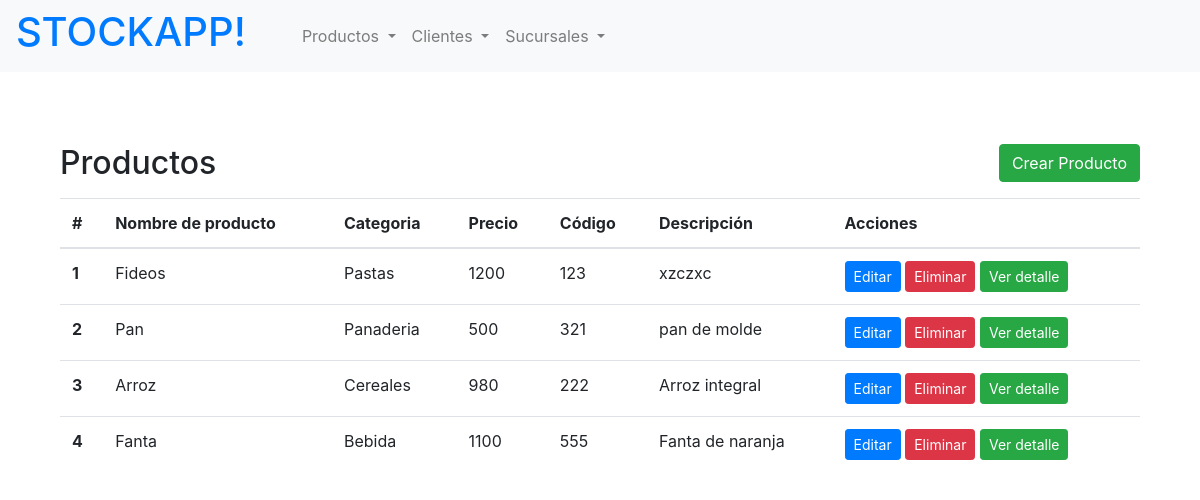
Before: /stocks/list/ with the older database file.
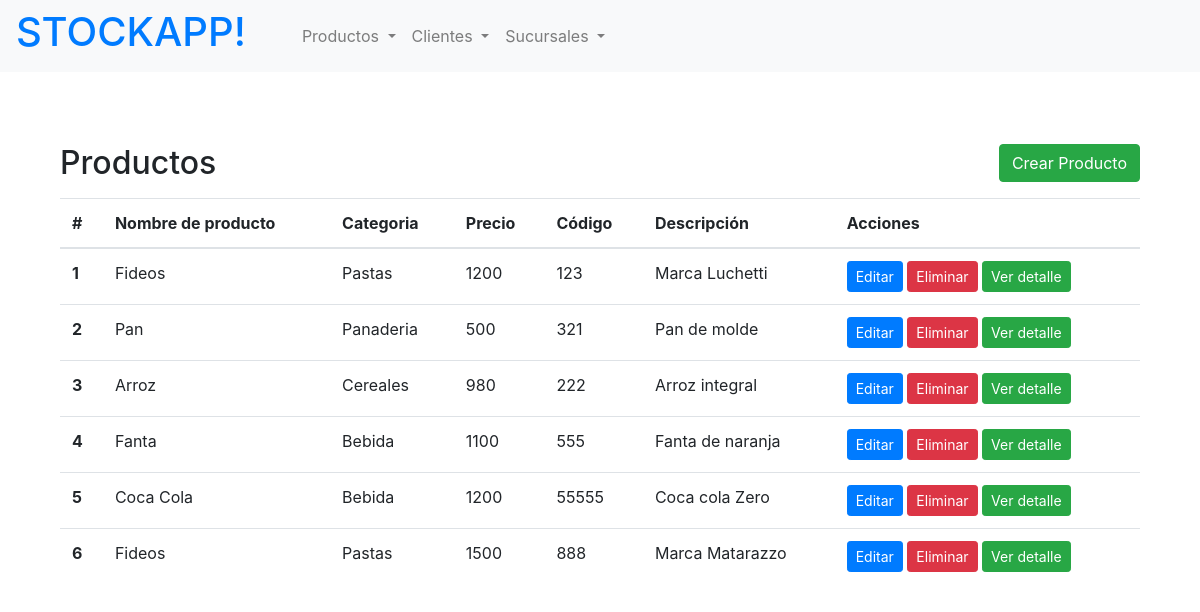
After: the same page with the newer database file.
### stocks/models.py (models this page shows, shortened)
class Producto(models.Model):
    nombre_de_producto = models.CharField(max_length=20)
    categoria = models.CharField(max_length=20)
    precio = models.CharField(max_length=20)
    codigo = models.CharField(max_length=20)
    descripcion = models.TextField(blank=True, null=True)

### stocks/views.py (the view)
# urls.py: path("list/", list_product_view, name="product-list"),
def list_product_view(request):
    productos = Producto.objects.all()
    contexto_dict = {'todos_los_productos': productos}
    return render(request, "stocks/productos/list.html", contexto_dict)

### stocks/templates/stocks/productos/list.html (shortened to what this page needs)
{% extends 'stocks/base.html' %}
{% block content %}
<section class="py-5">
    <div class="container">
        <div class="d-flex justify-content-between align-items-center mb-3">
            <h2 class="mb-0">Productos</h2>
            <a href="{% url 'product-create' %}" class="btn btn-success">Crear Producto</a>
        </div>
        <table class="table">
            <thead>
                <tr>
                    <th scope="col">#</th>
                    <th scope="col">Nombre de producto</th>
                    <th scope="col">Categoria</th>
                    <th scope="col">Precio</th>
                    <th scope="col">Código</th>
                    <th scope="col">Descripción</th>
                    <th scope="col">Acciones</th>
                </tr>
            </thead>
            <tbody>
                {% if todos_los_productos %}
                {% for producto in todos_los_productos %}
                <tr>
                    <th scope="row">{{ forloop.counter }}</th>
                    <td>{{ producto.nombre_de_producto }}</td>
                    <td>{{ producto.categoria }}</td>
                    <td>{{ producto.precio }}</td>
                    <td>{{ producto.codigo }}</td>
                    <td>{{ producto.descripcion }}</td>
                    <td>
                        <a href="{% url 'product-update' producto.id %}" class="btn btn-primary btn-sm">Editar</a>
                        <a href="{% url 'product-delete' producto.id %}" class="btn btn-danger btn-sm">Eliminar</a>
                        <a href="{% url 'product-detail' producto.id %}" class="btn btn-success btn-sm">Ver detalle</a>
                    </td>
                </tr>
                {% endfor %}
                {% else %}
                <tr>
                    <td colspan="7">No hay productos disponibles.</td>
                </tr>
                {% endif %}
            </tbody>
        </table>
    </div>
</section>
{% endblock %}

### stocks/templates/stocks/base.html (shortened to what this page needs)
{% load static %}
<!DOCTYPE html>
<html lang="en">
<head>
    <link rel="stylesheet" href="{% static 'stocks/css/bootstrap.css' %}">
</head>
<body>
    <nav class="navbar navbar-expand-lg navbar-light bg-light ">
        <a class="text-decoration-none" href="{% url 'home' %}"><h1>STOCKAPP!</h1></a>
        <div class="collapse navbar-collapse mx-5" id="navbarNav">
            <ul class="navbar-nav">
                <li class="nav-item dropdown">
                    <a class="nav-link dropdown-toggle" href="#" id="navbarDropdownMenuLinkReserva" role="button" data-toggle="dropdown" aria-haspopup="true" aria-expanded="false">
                        Productos
                    </a>
                </li>
                <li class="nav-item dropdown">
                    <a class="nav-link dropdown-toggle" href="#" id="navbarDropdownMenuLinkSala" role="button" data-toggle="dropdown" aria-haspopup="true" aria-expanded="false">
                        Clientes
                    </a>
                </li>
                <li class="nav-item dropdown">
                    <a class="nav-link dropdown-toggle" href="#" id="navbarDropdownMenuLinkSala" role="button" data-toggle="dropdown" aria-haspopup="true" aria-expanded="false">
                        Sucursales
                    </a>
                </li>
            </ul>
        </div>
    </nav>
    <div class="container mt-4">
        {% block content %}
        {% endblock content %}
    </div>
</body>
</html>

Changed rows visible on the page:
changed Producto: descripcion "xzczxc" → "Marca Luchetti"
changed Producto "Pan": descripcion "pan de molde" → "Pan de molde"
added Producto: nombre_de_producto "Coca Cola", categoria "Bebida", precio "1200", codigo "55555", descripcion "Coca cola Zero"
added Producto: nombre_de_producto "Fideos", categoria "Pastas", precio "1500", codigo "888", descripcion "Marca Matarazzo"
